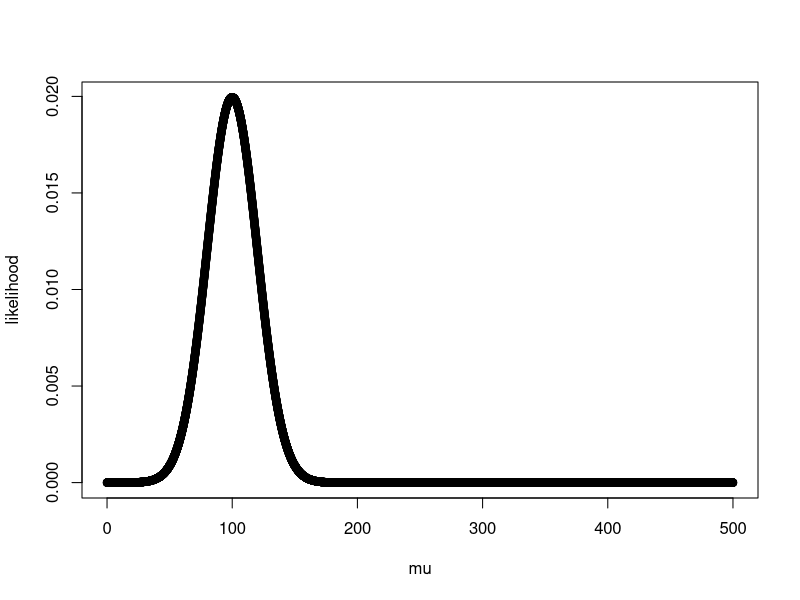
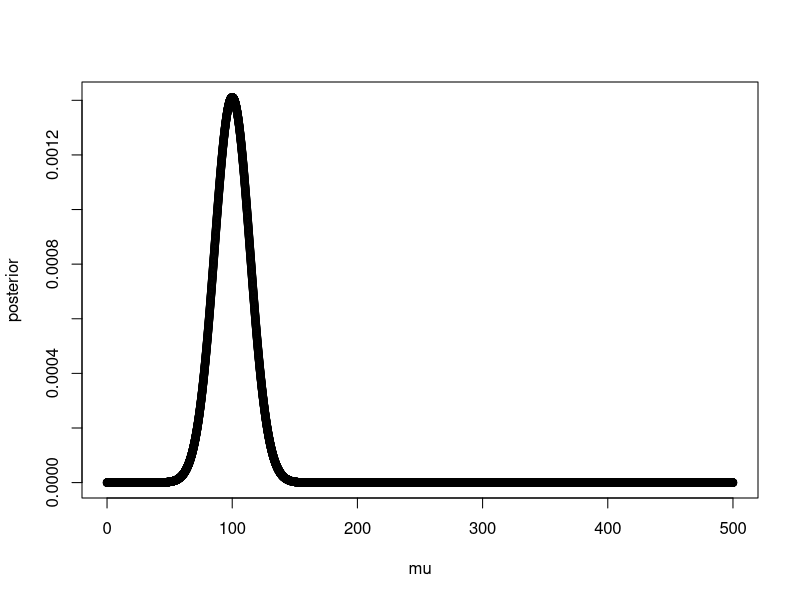
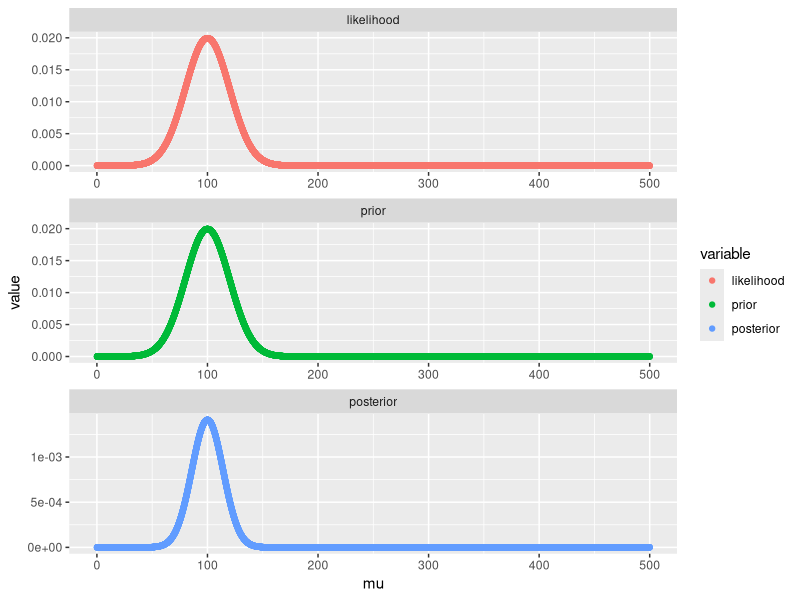
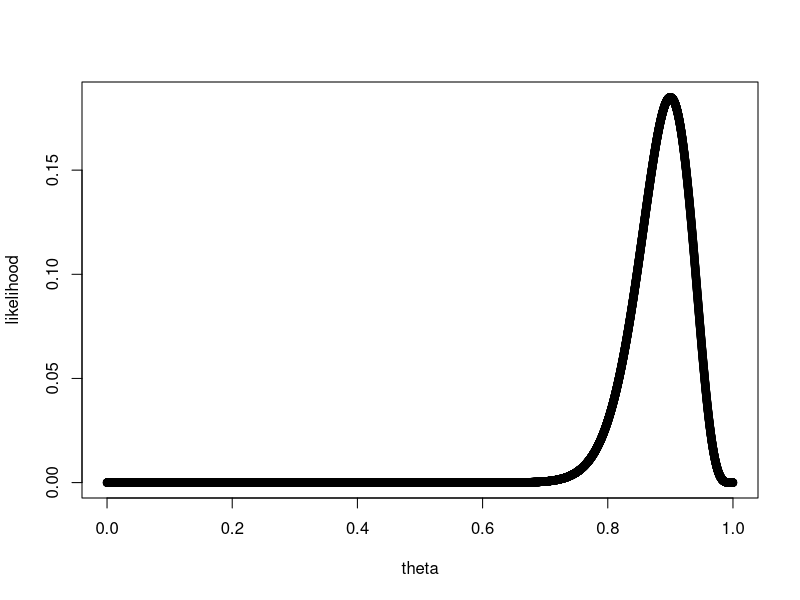
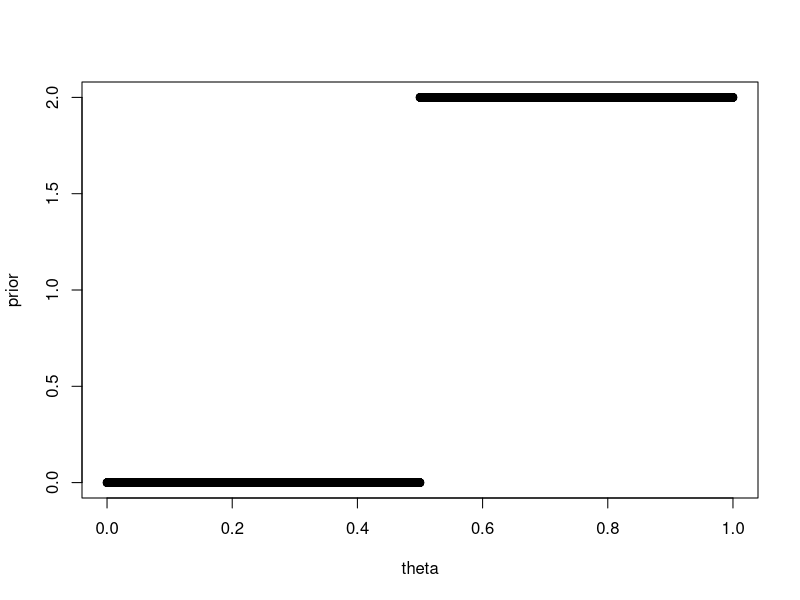
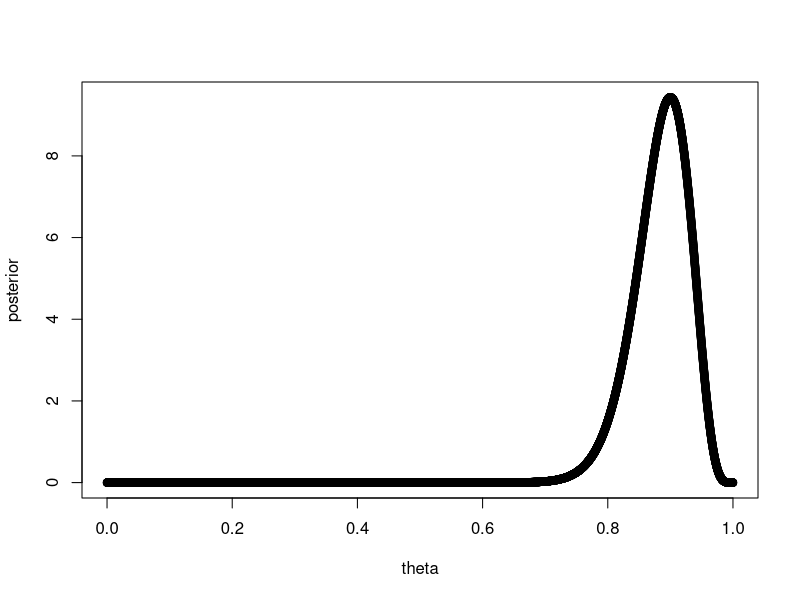
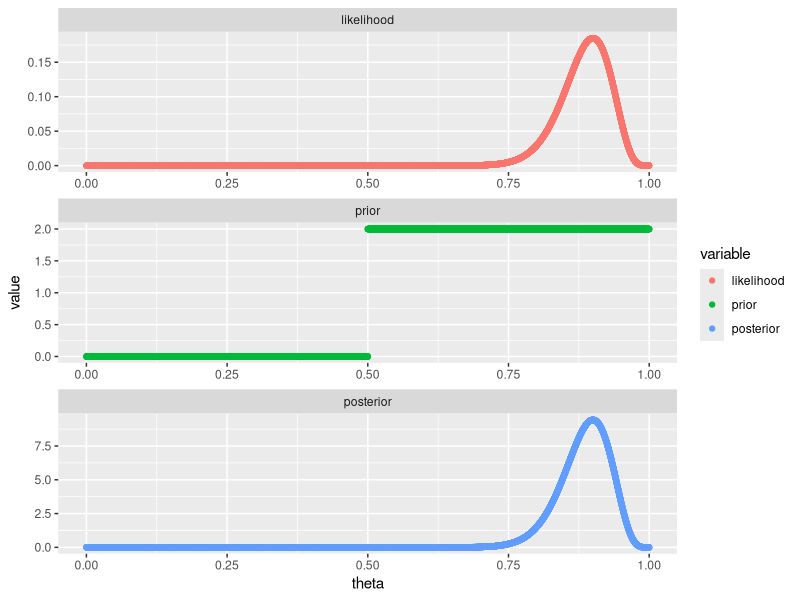
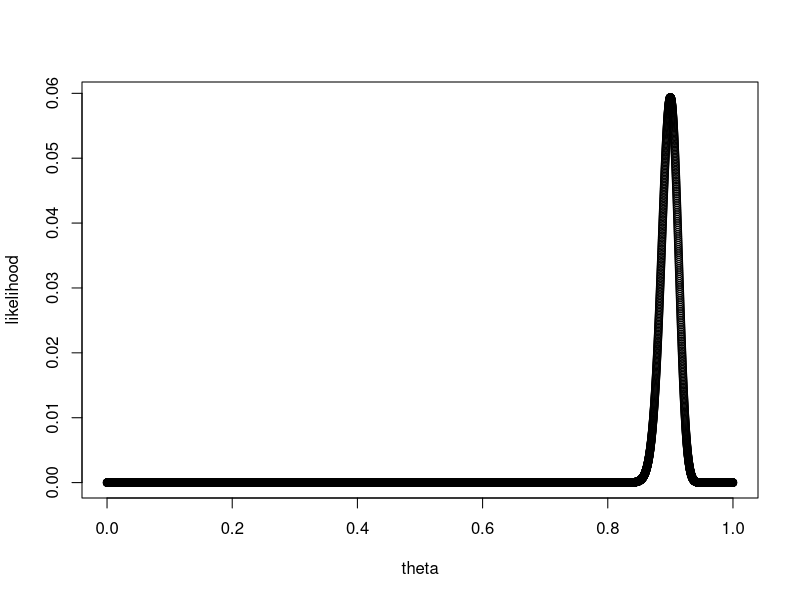

Source code (R) for these figures, in order:
# Likelihood assumption
# y_i ~ Normal(mu,sigma)
# Prior assumptions
# sigma = 20
# mu ~ Normal(100,20)

# p(mu|y,sigma) = L(mu|y,sigma) p(mu) / ML
y <- 100  # data
mu <- seq(from=0,to=500,length=10000)  
sigma <- 20

likelihood = dnorm(x=y,mean=mu,sd=sigma) 
prior = dnorm(x=mu,mean=100,sd=20)
plot(mu,likelihood)
ML <- sum(likelihood*prior)

posterior = (likelihood*prior)/ML
plot(mu,posterior)

# Draw likelihood, prior and posterior above each other
dat <- data.frame(mu=mu,likelihood=likelihood,
                  prior=prior,posterior=posterior)
library(reshape2)
dat.m <- melt(dat,id=("mu"))
library(ggplot2)
ggplot(dat.m,aes(x=mu,y=value,group=variable,color=variable))+
  geom_point()+facet_wrap(~variable,scales="free",nrow=3)



# Data
x <- 45
n <- 50

# Assumptions
# The likelihood assumption: 
# x ~ Binomial(theta) 
# where theta is probability of success
# Hence, L(theta|x) = nCx theta^(x) (1-theta)^(n-x) = dbinom(x,n,theta)
# The prior assumption: 
# p(theta) = 1 if theta > 0.5 else p(theta) = 0

# Choosing 10000 values of theta between 0 and 1
theta <- seq(from=0,to=1,length=10000)

# Computing likelihood for each value
likelihood <- dbinom(x=45,size=50,prob = theta)
plot(theta,likelihood)

# Computing prior for each value
prior <- ifelse(theta<0.5,0,2)
plot(theta,prior)

# Computing approx. marginal likelihood as SUM(prior*likelihood)
ML <- mean(likelihood*prior)

# Calculate posterior density corresponding to each value of theta
posterior <- (likelihood*prior)/ML
plot(theta,posterior)

# Draw likelihood, prior and posterior above each other
dat <- data.frame(theta=theta,likelihood=likelihood,
                  prior=prior,posterior=posterior)
library(reshape2)
dat.m <- melt(dat,id=("theta"))
library(ggplot2)
ggplot(dat.m,aes(x=theta,y=value,group=variable,color=variable))+
  geom_point()+facet_wrap(~variable,scales="free",nrow=3)

##################################
# Highly informative prior

# Data
x <- 45
n <- 50

# Assumptions
# The likelihood assumption: x ~ Binomial(theta) where theta is probability of success
# Hence, L(theta|x) = nCx theta^(x) (1-theta)^(n-x) = dbinom(x,n,theta)
# The prior assumption: theta ~ Beta(80,20)

# Choosing 10000 values of theta between 0 and 1
theta <- seq(from=0,to=1,length=10000)

# Computing likelihood for each value
likelihood <- dbinom(x=450,size=500,prob = theta)
plot(theta,likelihood)

# Computing prior for each value
prior <- dbeta(theta,80,20)
plot(theta,prior)

# Computing approx. marginal likelihood as SUM(prior*likelihood)
ML <- sum(likelihood*prior)

# Calculate posterior density corresponding to each value of theta
posterior <- (likelihood*prior)/ML
plot(theta,posterior)

# Draw likelihood, prior and posterior above each other
dat <- data.frame(theta=theta,likelihood=likelihood,
                  prior=prior,posterior=posterior)
library(reshape2)
dat.m <- melt(dat,id=("theta"))
library(ggplot2)
ggplot(dat.m,aes(x=theta,y=value,group=variable,color=variable))+
  geom_point()+facet_wrap(~variable,scales="free",nrow=3)

##################################





###########################
# Data: 350, 300, 200
# Likelihood assumption:
# x_ì ~ Normal(mu,sigma)
# Prior assumptions:
# sigma=40
# mu ~ Normal(350,25)

# Choose a lot of equidistant values of mu
mu <- seq(from=0,to=500,length=10000)
sigma <- 40               
x <- rnorm(100,220,40)    # data
x
hist(x)
# We need to calculate likelihood corresponding
# to each value of mu

# Creating an empty likelihood vector
Likelihood <- rep(NA,10000)

# Calculate the joint likelihood of observing 
# c(350,300,200) from a particular value of mu
x <- c(350,300,200)

for(i in 1:length(mu)){
  Likelihood[i] <- prod(dnorm(x=x,mean=mu[i],sd=sigma)*2e5)
}
Likelihood 

plot(mu,Likelihood)

# Calculate prior densities correspoding to each mu
prior <- dnorm(mu,mean=350,sd=25)
plot(mu,prior)


unormalized_posterior <- Likelihood*prior
plot(mu,unormalized_posterior)

ML <- sum(Likelihood*prior)
posterior <- unormalized_posterior/ML
plot(mu,posterior)



# Plot all of them together
df.post <- data.frame(mu=mu,Prior=prior,
                      Likelihood=Likelihood,
                      Posterior=posterior)

head(df.post)

library(reshape2)
df.post.m <- melt(df.post,id=c("mu"))
head(df.post.m)

library(ggplot2)
ggplot(df.post.m,aes(x=mu,y=value,group=variable))+
  geom_point()+geom_line()+
  theme_bw()+
  facet_wrap(~variable,scales = "free_y",nrow = 3)

ggplot(df.post.m,aes(x=mu,y=value,group=variable))+
  geom_point()+geom_line()+
  theme_bw()+
  facet_wrap(~variable,scales = "free_y",nrow = 3)+
  scale_x_continuous(limits = c(100,500))


#########################

# No. of covid infections on each day in Kanpur

# Likelihood assumption
# X_i ~ Poisson(lambda)

xsim <- rpois(10000,lambda = 10)
hist(xsim,breaks = 50)

X <- 0:50
probability <- dpois(x=X,lambda = 10)
plot(X,probability)

library(ggplot2)
ggplot(data.frame(X=X,probability=probability),
       aes(x=X,y=probability))+
  geom_bar(stat = "identity",width=0.5)

# Prior assumption
# lambda ~ normal+(10,5)
library(truncnorm)
lambda_sim <- rtruncnorm(10000,a=0,b=Inf,mean=10,sd=5)
hist(lambda_sim)

# Likelihood and prior assumptions
# x_i <- Poisson(lambda)
# lambda ~ Normal+(10,5)

# Prior predictions of the model
lambda_samples <- rtruncnorm(100,a=0,b=Inf,
                             mean=10,sd=5)


df.pred <- data.frame(matrix(nrow=0,ncol=3))
colnames(df.pred) <- c("sample_id","lambda","infections")

i <- 0
for(lambdax in lambda_samples){
  i <- i+1
  xsim <- rpois(n=30,lambda = lambdax)
  pred <- data.frame(sample_id=rep(i,30),
                     lambda=rep(lambdax,30),
                     infections=xsim)
  df.pred <- rbind(df.pred,pred)
  
}

ggplot(subset(df.pred,sample_id<11),
       aes(x=infections))+geom_histogram()+
  facet_wrap(~sample_id)

##################
# Data: 24, 21, 43, 27, 18

# x_i ~ Poisson(lambda)
data <- c(24,21,43,27,18)
lambda <- seq(from=0.5,to=100,length=10000)
likelihood <- rep(NA,10000)
for(i in 1:10000){
  likelihood[i] <- 
    prod(dpois(x=data,lambda = lambda[i]))
}

plot(lambda,likelihood)

prior <- dtruncnorm(x=lambda,a=0,b=Inf,
                    mean=10,sd=5) 
plot(lambda,prior)

unnormalized_posterior <- likelihood*prior
plot(lambda,unnormalized_posterior)  


df.post <- data.frame(lambda=lambda,Prior=prior,
                      Likelihood=likelihood,
                      Posterior=unnormalized_posterior)

head(df.post)

library(reshape2)
df.post.m <- melt(df.post,id=c("lambda"))
head(df.post.m)

library(ggplot2)
ggplot(df.post.m,aes(x=lambda,y=value,group=variable))+
  geom_point()+geom_line()+
  theme_bw()+
  facet_wrap(~variable,scales = "free_y",nrow = 3)

ggplot(df.post.m,aes(x=lambda,y=value,group=variable))+
  geom_point()+geom_line()+
  theme_bw()+
  facet_wrap(~variable,scales = "free_y",nrow = 3)+
  scale_x_continuous(limits = c(0,60))
